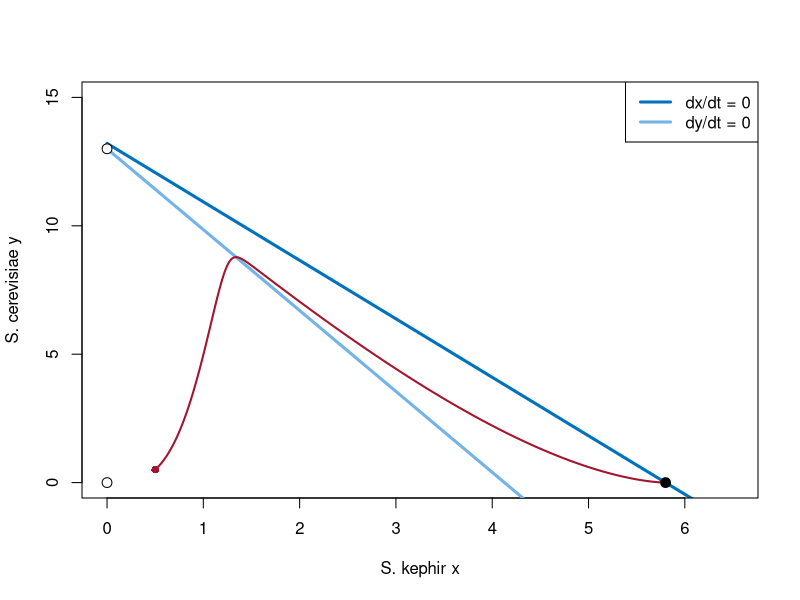

Generate this figure with R:
# Abb. 4.18: Konkurrenzmodell in der Phasenebene (Buch, Abschnitt 4.4, Gl. 4.4)
# Nullklinen y = (1 - x/K1)/g1 und y = K2 (1 - g2 x), stationäre Zustände (gefüllt: stabil, offen: instabil) und die Lösung aus Abb. 4.5
# (c) 2026 Philipp Kügler · Programm zum Buch „Dynamische Systeme in den Lebenswissenschaften“ · MIT-Lizenz (siehe LICENSE)
library(deSolve)                         # Paket deSolve: install.packages("deSolve")
r1 <- 0.0607; K1 <- 5.8; g1 <- 0.0757      # S. kephir
r2 <- 0.2183; K2 <- 13; g2 <- 0.2423       # S. cerevisiae
f <- function(t, z) c(r1 * (1 - z[1] / K1 - g1 * z[2]) * z[1], r2 * (1 - z[2] / K2 - g2 * z[1]) * z[2])
loese <- function(f, z0, t) ode(z0, t, function(t, z, p) list(f(t, z)), NULL, method = "lsoda", rtol = 1e-10, atol = 1e-12)

xs <- seq(0, 6.5, length.out = 50)
plot(xs, (1 - xs / K1) / g1, type = "l", col = rgb(0, 0.447, 0.741), lwd = 3, xlim = c(0, 6.5), ylim = c(0, 15),
     xlab = "S. kephir x", ylab = "S. cerevisiae y")
lines(xs, K2 * (1 - g2 * xs), col = rgb(0.45, 0.70, 0.90), lwd = 3)
x <- loese(f, c(0.5, 0.5), seq(0, 400, length.out = 4001))
lines(x[, 2], x[, 3], col = rgb(0.64, 0.08, 0.18), lwd = 2); points(0.5, 0.5, pch = 16, col = rgb(0.64, 0.08, 0.18))
for (p in list(c(0, 0), c(0, K2), c(K1, 0))) {
  xx <- p[1]; yy <- p[2]
  J <- matrix(c(r1 * (1 - 2 * xx / K1 - g1 * yy), -r1 * g1 * xx, -r2 * g2 * yy, r2 * (1 - 2 * yy / K2 - g2 * xx)), 2, byrow = TRUE)
  lam <- sort(Re(eigen(J)$values)); stabil <- max(lam) < 0
  points(xx, yy, pch = 21, bg = if (stabil) "black" else "white", cex = 1.3, xpd = TRUE)
  cat(sprintf("(%g, %g): Eigenwerte %.4f  %.4f -> %s\n", xx, yy, lam[1], lam[2], if (stabil) "stabil" else "instabil"))
}
legend("topright", legend = c("dx/dt = 0", "dy/dt = 0"), col = c(rgb(0, 0.447, 0.741), rgb(0.45, 0.70, 0.90)), lwd = 3)
